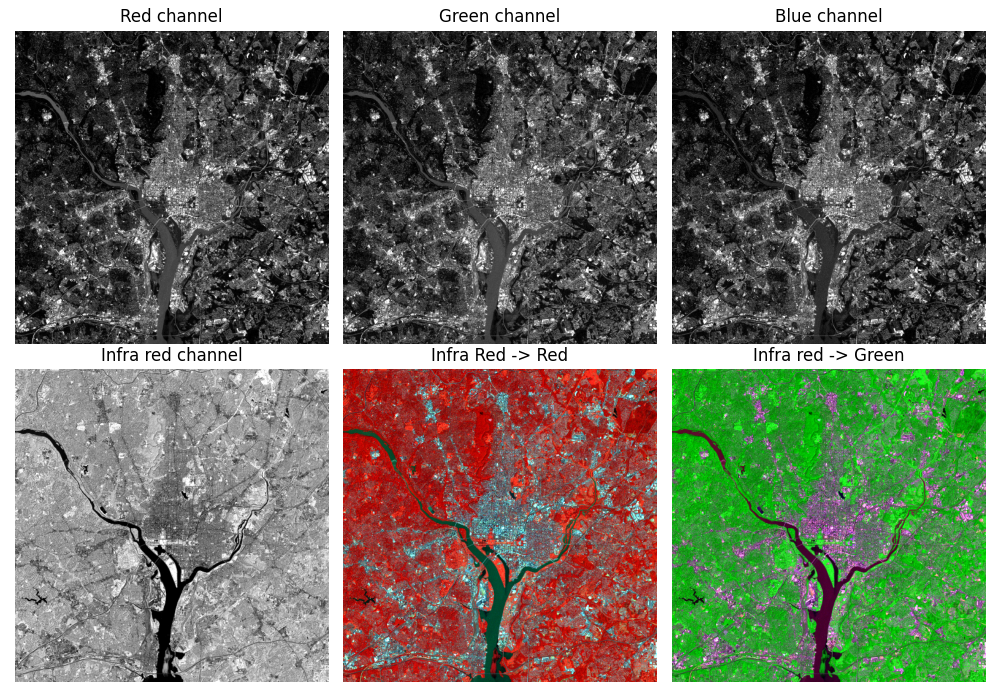

This figure's Python source:
import numpy as np
import matplotlib.pyplot as plt
from skimage.io import imread
from libDIPUM.data_path import dip_data

# %% Data
fIR = imread(dip_data("WashingtonDC-Band4-NearInfrared-512.tif"))
fR = imread(dip_data("WashingtonDC-Band3-Red-512.tif"))
fG = imread(dip_data("WashingtonDC-Band2-Green-512.tif"))
fB = imread(dip_data("WashingtonDC-Band1-Blue-512.tif"))

# %% Substitute Red by Infrared
fRtoIR = np.stack((fIR, fG, fB), axis=2)

# %% Substitute Green by Infrared
fGtoIR = np.stack((fR, fIR, fB), axis=2)

# %% Display
plt.figure(figsize=(10, 7))

plt.subplot(2, 3, 1)
plt.imshow(fR, cmap="gray")
plt.axis("off")
plt.title("Red channel")

plt.subplot(2, 3, 2)
plt.imshow(fG, cmap="gray")
plt.axis("off")
plt.title("Green channel")

plt.subplot(2, 3, 3)
plt.imshow(fB, cmap="gray")
plt.axis("off")
plt.title("Blue channel")

plt.subplot(2, 3, 4)
plt.imshow(fIR, cmap="gray")
plt.axis("off")
plt.title("Infra red channel")

plt.subplot(2, 3, 5)
plt.imshow(fRtoIR)
plt.axis("off")
plt.title("Infra Red -> Red")

plt.subplot(2, 3, 6)
plt.imshow(fGtoIR)
plt.axis("off")
plt.title("Infra red -> Green")

plt.tight_layout()
plt.savefig("Figure725.png")
plt.show()
